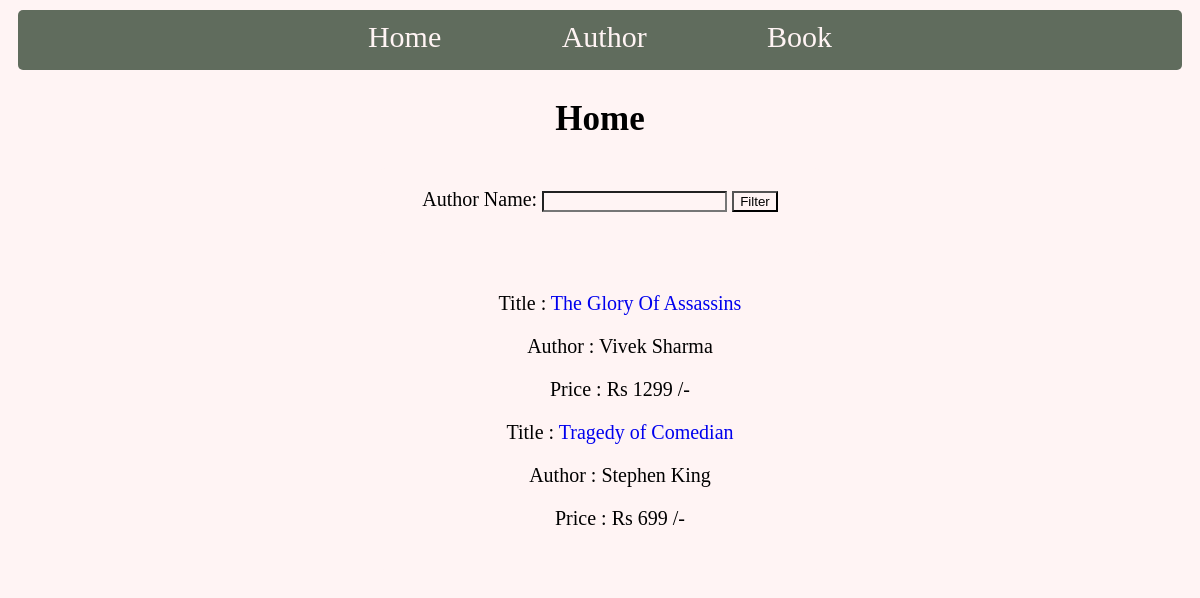
The page / on the database its author committed.
### store_app/models.py (models this page shows, shortened)
class BookModel(models.Model):
    title = models.CharField(max_length=40)
    author = models.ForeignKey(AuthorModel,on_delete=models.CASCADE)
    price = models.IntegerField()
    publication_date = models.DateField()
    description = models.TextField()
    image = models.ImageField(upload_to='store_app/image')

class AuthorModel(models.Model):
    name = models.CharField(max_length=40)
    biography = models.TextField()
    photo = models.ImageField(upload_to='store_app/image')
    def __str__(self):
        return self.name

### store_app/views.py (the view)
# urls.py: 2. Add a URL to urlpatterns:  path('', views.home, name='home')
def home(request):
    authors = AuthorModel.objects.all()
    if request.method == "GET":
        author_name = request.GET.get('author_name')
        if author_name:
            books = BookModel.objects.filter(author__name__icontains=author_name)
        else:
            books = BookModel.objects.all()
    else:
        books = BookModel.objects.all()
    context = {
        "author":authors,
        "books":books
    }
    return render(request,"home.html",context)

### store_app/templates/home.html
{% extends 'base.html' %}
{% block content %}
<h2 class="heading">Home</h2>
<div class="container">
    <form method="get" action="{% url 'home' %}" class="sub-container">
        <label for="author_name">Author Name:</label>
        <input type="text" id="author_name" name="author_name">
        <button type="submit">Filter</button>
    </form>
</div>
<div class="container">
    {% for book in books %}
    <ul>Title : <a href="{% url 'book_detail' id=book.id %}">{{ book.title }}</a></ul>
    <ul>Author : {{ book.author }}</ul>
    <ul>Price : Rs {{ book.price }} /-</ul>
    {% empty %}
        <ul>No Books Available</ul>
    {% endfor %}
</div>
{% endblock %}

### store_app/static/c1.css (style rules this page uses)
* { background-color:#FFF4F4; }
.heading { font-size: 35px; text-align: center; }
.container { text-align: center; width: 400px; margin: 0 auto; padding: 20px; border-radius: 5px; font-size: 20px; }
.container form { display: inline-block; }
ul a { text-decoration: none; }

### rows shown on the page
BookModel: title "The Glory Of Assassins", author "Vivek Sharma", price "1299"
BookModel: title "Tragedy of Comedian", author "Stephen King", price "699"
